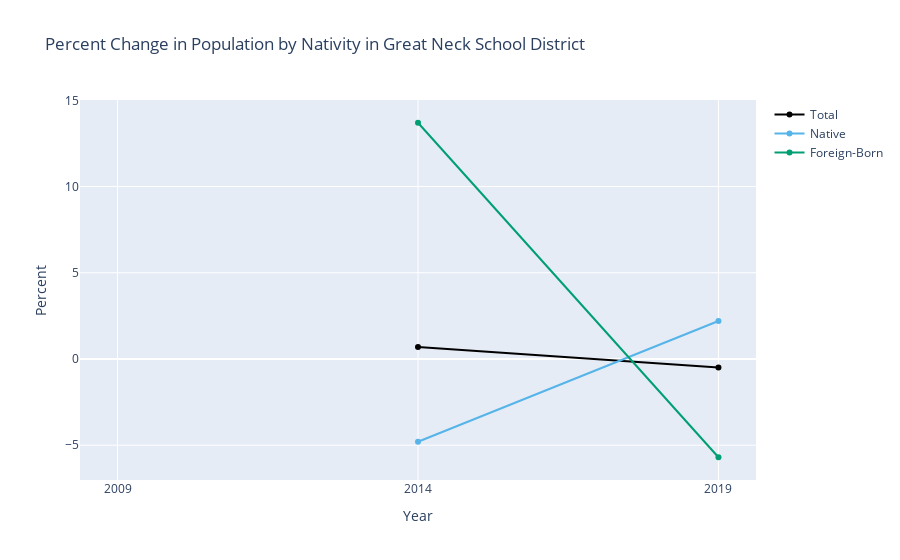

This figure's notebook cell:
### Markdown cell above
A few things stand out about this graph: 
1. The total population appears to be relatively flat
1. The population of Native and Foreign-Born seem to move in opposite directions.

But it is hard to get a feel for how big these changes are, in part, because the Y-axis encompasses the total as well as the sub-categories. One way to address this is to convert the raw numbers to percent change.

### Code cell
df_pct_change = pct_change_multiyear(df)

print(df_pct_change)

graph_multiyear(
    df_pct_change,
    "Percent Change in Population by Nativity in Great Neck School District",
    "Percent",
)

### Figure 1 — Plotly figure (JSON) as saved in the notebook; plotly's stock layout.template omitted (floating-point values rounded to 4 significant figures)
{"data": [{"hovertemplate": "Year: %{x}<br>Total: %{y:,}<extra></extra>", "line": {"color": "black"}, "mode": "lines+markers", "name": "Total", "type": "scatter", "x": [2009, 2014, 2019], "y": [null, 0.7, -0.5]}, {"hovertemplate": "Year: %{x}<br>Native: %{y:,}<extra></extra>", "line": {"color": "#56B4E9"}, "mode": "lines+markers", "name": "Native", "type": "scatter", "x": [2009, 2014, 2019], "y": [null, -4.8, 2.2]}, {"hovertemplate": "Year: %{x}<br>Foreign-Born: %{y:,}<extra></extra>", "line": {"color": "#009E73"}, "mode": "lines+markers", "name": "Foreign-Born", "type": "scatter", "x": [2009, 2014, 2019], "y": [null, 13.7, -5.7]}], "layout": {"title": {"text": "Percent Change in Population by Nativity in Great Neck School District"}, "xaxis": {"tickmode": "array", "ticktext": ["2009", "2014", "2019"], "tickvals": [2009, 2014, 2019], "title": {"text": "Year"}}, "yaxis": {"title": {"text": "Percent"}}}}
